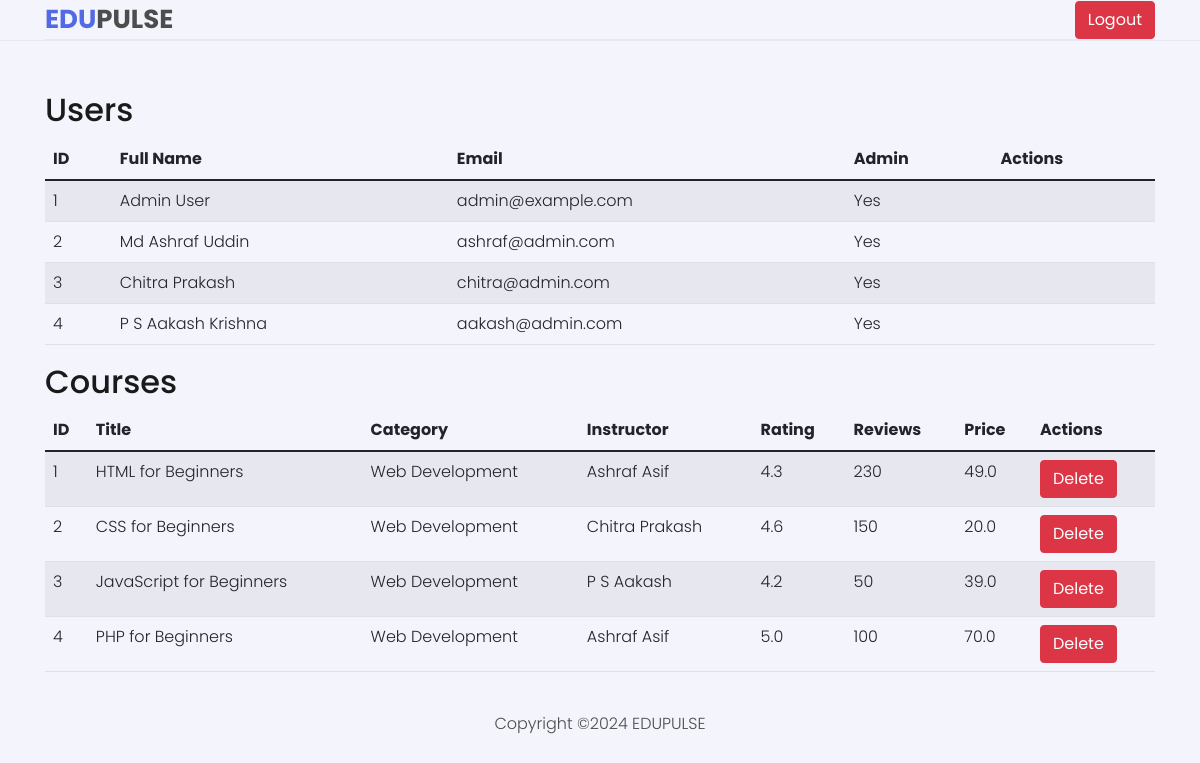
The page /admin (signed in) on the database its author committed.
### app.py (models this page shows, shortened)
class User(db.Model, UserMixin):
    id = db.Column(db.Integer, primary_key=True)
    fullname = db.Column(db.String(100), nullable=False)
    email = db.Column(db.String(100), nullable=False, unique=True)
    password = db.Column(db.String(100), nullable=False)
    is_admin = db.Column(db.Boolean, default=False)

class Course(db.Model):
    id = db.Column(db.Integer, primary_key=True)
    title = db.Column(db.String(100), nullable=False)
    category = db.Column(db.String(100), nullable=False)
    instructor = db.Column(db.String(100), nullable=False)
    rating = db.Column(db.Float, nullable=False)
    reviews = db.Column(db.Integer, nullable=False)
    price = db.Column(db.Float, nullable=False)
    image = db.Column(db.String(255), nullable=False)

### app.py (the view)
@app.route('/admin')
@login_required
def admin():
    if not current_user.is_admin:
        return redirect(url_for('home'))
    users = User.query.all()
    courses = Course.query.all()
    return render_template('admin.html', users=users, courses=courses)

### app.py (called while the page is built)
@login_manager.user_loader
def load_user(user_id):
    return User.query.get(int(user_id))

### templates/admin.html (shortened to what this page needs)
<!DOCTYPE html>
<html lang="en">
<head>
    <link rel="stylesheet" href="{{ url_for('static', filename='css/bootstrap.min.css') }}" />
    <link rel="stylesheet" href="{{ url_for('static', filename='css/font-awesome.css') }}" />
    <link rel="stylesheet" href="{{ url_for('static', filename='css/style.css') }}" />
    <link rel="stylesheet" href="{{ url_for('static', filename='css/responsive.css') }}" />
    <link rel="stylesheet" href="{{ url_for('static', filename='css/colors/color-2.css') }}" />
</head>
<body>
 <header class="header">
    <div class="container">
        <div class="header main d-flex justify-content-between align-items-center">
            <div class="header-logo">
                <a href="{{ url_for('home') }}"><span>Edu</span>Pulse</a>
            </div>
            <a href="{{ url_for('logout') }}" class="btn btn-danger">Logout</a>
        </div>
    </div>
</header>
<div class="container mt-5">
    <h2>Users</h2>
    <div class="scrollable-table">
        <table class="table table-striped">
            <thead>
                <tr>
                    <th>ID</th>
                    <th>Full Name</th>
                    <th>Email</th>
                    <th>Admin</th>
                    <th>Actions</th>
                </tr>
            </thead>
            <tbody>
                {% for user in users %}
                <tr>
                    <td>{{ user.id }}</td>
                    <td>{{ user.fullname }}</td>
                    <td>{{ user.email }}</td>
                    <td>{{ 'Yes' if user.is_admin else 'No' }}</td>
                    <td>
                    </td>
                </tr>
                {% endfor %}
            </tbody>
        </table>
    </div>
    <h2>Courses</h2>
    <div class="scrollable-table">
        <table class="table table-striped">
            <thead>
                <tr>
                    <th>ID</th>
                    <th>Title</th>
                    <th>Category</th>
                    <th>Instructor</th>
                    <th>Rating</th>
                    <th>Reviews</th>
                    <th>Price</th>
                    <th>Actions</th>
                </tr>
            </thead>
            <tbody>
                {% for course in courses %}
                <tr>
                    <td>{{ course.id }}</td>
                    <td>{{ course.title }}</td>
                    <td>{{ course.category }}</td>
                    <td>{{ course.instructor }}</td>
                    <td>{{ course.rating }}</td>
                    <td>{{ course.reviews }}</td>
                    <td>{{ course.price }}</td>
                    <td>
                        <a href="{{ url_for('delete_course', course_id=course.id) }}" class="btn btn-danger">Delete</a>
                    </td>
                </tr>
                {% endfor %}
            </tbody>
        </table>
    </div>
</div>
<footer class="footer">
    <div class="container text-center">
        <p class="m-0 py-4">Copyright &copy;2024 EDUPULSE</p>
    </div>
</footer>
</body>
</html>

### static/css/style.css (style rules this page uses)
:root { --orange: hsl(36, 80%, 50%); --white: hsl(0, 0%, 100%); --WHITE: hsl(0, 0%, 100%); --BLACK: hsl(0, 0%, 0%); --black-90: hsl(0, 0%, 10%); --black-70: hsl(0, 0%, 30%); --black-alpha-40: hsla(0, 0%, 0%, 0.4); --yellow-light: hsl(44, 95%, 83%); --green-light: hsl(158, 68%, 75%); --red-light: hsl(0, 84%, 80%); --orange-light: hsl(22, 85%, 80%); --select-box-bg-color: hsl(0, 0%, 100%); --border-color-1: hsl(0, 0%, 90%); }
body { background-color: var(--body-bg-color); font-family: 'Poppins', sans-serif; font-size: 16px; font-weight: 300; color: var(--black-70); min-height: 100vh; overflow-x: hidden; }
a { color: var(--main-color); text-decoration: none; }
h1,h2,h3,h4,h5,h6 { color: var(--black-90); line-height: 1.3; }
.container { --bs-gutter-x: 15px; max-width: 1140px; }
.header { border-bottom: 1px solid var(--border-color-2); }
.header-logo a { font-size: 26px; text-transform: uppercase; font-weight: 700; color: var(--black-70); }
.header-logo span { color: var(--main-color); }

### static/css/colors/color-2.css (style rules this page uses)
:root { --hue-value-1: 230; --hue-value-2: 27; --main-color: hsl(var(--hue-value-1),74%, 61%); --button-hover-color: hsl(var(--hue-value-1), 57%, 53%); --body-bg-color: hsl(var(--hue-value-1), 63%, 97%); --border-color-2: hsl(var(--hue-value-1), 40%, 93%); --shadow: 0 0 10px hsl(var(--hue-value-1), 40%, 90%); --body-gradient-bg-color-1: hsla(var(--hue-value-1), 100%, 50%, 0.2); --body-gradient-bg-color-2: hsla(var(--hue-value-2), 100%, 50%, 0.2); --decoration-bg-color-1: hsl(var(--hue-value-1), 100%, 70%); --decoration-bg-color-2: hsl(var(--hue-value-2), 100%, 70%); }

### templates/admin.html (style rules this page uses)
.scrollable-table { max-height: 400px; overflow-y: auto; }

### rows shown on the page
User: id "1", fullname "Admin User", email "admin@example.com", is_admin "Yes"
User: id "2", fullname "Md Ashraf Uddin", email "ashraf@admin.com", is_admin "Yes"
User: id "3", fullname "Chitra Prakash", email "chitra@admin.com", is_admin "Yes"
User: id "4", fullname "P S Aakash Krishna", email "aakash@admin.com", is_admin "Yes"
Course: id "1", title "HTML for Beginners", category "Web Development", instructor "Ashraf Asif", rating "4.3", reviews "230", price "49.0"
Course: id "2", title "CSS for Beginners", category "Web Development", instructor "Chitra Prakash", rating "4.6", reviews "150", price "20.0"
Course: id "3", title "JavaScript for Beginners", category "Web Development", instructor "P S Aakash", rating "4.2", reviews "50", price "39.0"
Course: id "4", title "PHP for Beginners", category "Web Development", instructor "Ashraf Asif", rating "5.0", reviews "100", price "70.0"
